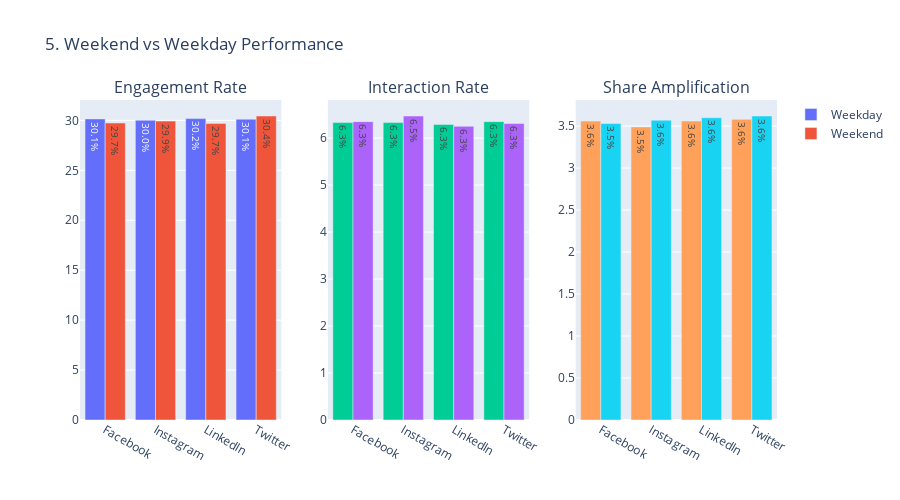

Notebook code for this chart:
### Markdown cell above
## 5️⃣ Weekend vs Weekday Performance
**Question:** Should we post differently on weekends?

### Code cell
weekend_comparison = feat_df.groupby(['Platform', 'Weekend']).agg({
    'True Engagement Rate': 'median',
    'Interaction Rate': 'median',
    'Share Amplification': 'median',
    'Post ID': 'count'
}).round(2).reset_index()
weekend_comparison['Day_Type'] = weekend_comparison['Weekend'].map({True: 'Weekend', False: 'Weekday'})

fig = make_subplots(
    rows=1, cols=3,
    subplot_titles=('Engagement Rate', 'Interaction Rate', 'Share Amplification'),
    specs=[[{'type': 'bar'}, {'type': 'bar'}, {'type': 'bar'}]]
)

metrics = ['True Engagement Rate', 'Interaction Rate', 'Share Amplification']
for idx, metric in enumerate(metrics, 1):
    for day_type in ['Weekday', 'Weekend']:
        data = weekend_comparison[weekend_comparison['Day_Type'] == day_type]
        fig.add_trace(
            go.Bar(
                x=data['Platform'],
                y=data[metric],
                name=day_type,
                showlegend=True if idx == 1 else False,
                text=data[metric],
                texttemplate='%{text:.1f}%'
            ),
            row=1, col=idx
        )

fig.update_layout(title='5. Weekend vs Weekday Performance', barmode='group', height=500)
fig.show()

### Figure 1 — Plotly figure (JSON) as saved in the notebook; plotly's stock layout.template omitted (floating-point values rounded to 4 significant figures)
{"data": [{"name": "Weekday", "showlegend": true, "text": [30.15, 30.01, 30.18, 30.12], "texttemplate": "%{text:.1f}%", "type": "bar", "x": ["Facebook", "Instagram", "LinkedIn", "Twitter"], "xaxis": "x", "y": [30.15, 30.01, 30.18, 30.12], "yaxis": "y"}, {"name": "Weekend", "showlegend": true, "text": [29.74, 29.93, 29.7, 30.44], "texttemplate": "%{text:.1f}%", "type": "bar", "x": ["Facebook", "Instagram", "LinkedIn", "Twitter"], "xaxis": "x", "y": [29.74, 29.93, 29.7, 30.44], "yaxis": "y"}, {"name": "Weekday", "showlegend": false, "text": [6.33, 6.33, 6.29, 6.35], "texttemplate": "%{text:.1f}%", "type": "bar", "x": ["Facebook", "Instagram", "LinkedIn", "Twitter"], "xaxis": "x2", "y": [6.33, 6.33, 6.29, 6.35], "yaxis": "y2"}, {"name": "Weekend", "showlegend": false, "text": [6.35, 6.47, 6.25, 6.31], "texttemplate": "%{text:.1f}%", "type": "bar", "x": ["Facebook", "Instagram", "LinkedIn", "Twitter"], "xaxis": "x2", "y": [6.35, 6.47, 6.25, 6.31], "yaxis": "y2"}, {"name": "Weekday", "showlegend": false, "text": [3.56, 3.49, 3.56, 3.58], "texttemplate": "%{text:.1f}%", "type": "bar", "x": ["Facebook", "Instagram", "LinkedIn", "Twitter"], "xaxis": "x3", "y": [3.56, 3.49, 3.56, 3.58], "yaxis": "y3"}, {"name": "Weekend", "showlegend": false, "text": [3.53, 3.57, 3.6, 3.62], "texttemplate": "%{text:.1f}%", "type": "bar", "x": ["Facebook", "Instagram", "LinkedIn", "Twitter"], "xaxis": "x3", "y": [3.53, 3.57, 3.6, 3.62], "yaxis": "y3"}], "layout": {"annotations": [{"font": {"size": 16}, "showarrow": false, "text": "Engagement Rate", "x": 0.1444, "xanchor": "center", "xref": "paper", "y": 1, "yanchor": "bottom", "yref": "paper"}, {"font": {"size": 16}, "showarrow": false, "text": "Interaction Rate", "x": 0.5, "xanchor": "center", "xref": "paper", "y": 1, "yanchor": "bottom", "yref": "paper"}, {"font": {"size": 16}, "showarrow": false, "text": "Share Amplification", "x": 0.8556, "xanchor": "center", "xref": "paper", "y": 1, "yanchor": "bottom", "yref": "paper"}], "barmode": "group", "height": 500, "title": {"text": "5. Weekend vs Weekday Performance"}, "xaxis": {"anchor": "y", "domain": [0, 0.2889]}, "xaxis2": {"anchor": "y2", "domain": [0.3556, 0.6444]}, "xaxis3": {"anchor": "y3", "domain": [0.7111, 1]}, "yaxis": {"anchor": "x", "domain": [0, 1]}, "yaxis2": {"anchor": "x2", "domain": [0, 1]}, "yaxis3": {"anchor": "x3", "domain": [0, 1]}}}
